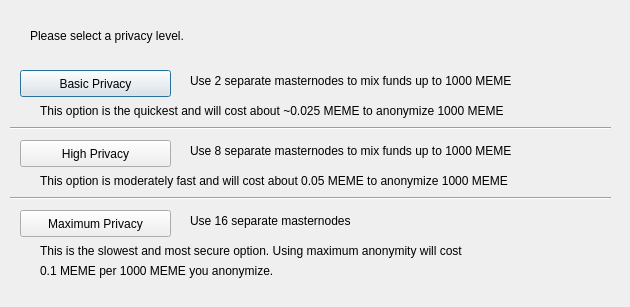
<?xml version="1.0" encoding="UTF-8"?>
<ui version="4.0">
 <class>DarksendConfig</class>
 <widget class="QDialog" name="DarksendConfig">
  <property name="geometry">
   <rect>
    <x>0</x>
    <y>0</y>
    <width>630</width>
    <height>307</height>
   </rect>
  </property>
  <property name="windowTitle">
   <string>Configure Smugsend</string>
  </property>
  <widget class="QPushButton" name="buttonBasic">
   <property name="geometry">
    <rect>
     <x>20</x>
     <y>70</y>
     <width>151</width>
     <height>27</height>
    </rect>
   </property>
   <property name="text">
    <string>Basic Privacy</string>
   </property>
  </widget>
  <widget class="QPushButton" name="buttonHigh">
   <property name="geometry">
    <rect>
     <x>20</x>
     <y>140</y>
     <width>151</width>
     <height>27</height>
    </rect>
   </property>
   <property name="text">
    <string>High Privacy</string>
   </property>
  </widget>
  <widget class="QPushButton" name="buttonMax">
   <property name="geometry">
    <rect>
     <x>20</x>
     <y>210</y>
     <width>151</width>
     <height>27</height>
    </rect>
   </property>
   <property name="text">
    <string>Maximum Privacy</string>
   </property>
  </widget>
  <widget class="QLabel" name="label">
   <property name="geometry">
    <rect>
     <x>30</x>
     <y>20</y>
     <width>571</width>
     <height>31</height>
    </rect>
   </property>
   <property name="text">
    <string>Please select a privacy level.</string>
   </property>
  </widget>
  <widget class="QLabel" name="label_2">
   <property name="geometry">
    <rect>
     <x>190</x>
     <y>70</y>
     <width>421</width>
     <height>21</height>
    </rect>
   </property>
   <property name="text">
    <string>Use 2 separate masternodes to mix funds up to 1000 MEME</string>
   </property>
  </widget>
  <widget class="QLabel" name="label_3">
   <property name="geometry">
    <rect>
     <x>190</x>
     <y>140</y>
     <width>411</width>
     <height>21</height>
    </rect>
   </property>
   <property name="text">
    <string>Use 8 separate masternodes to mix funds up to 1000 MEME</string>
   </property>
  </widget>
  <widget class="QLabel" name="label_4">
   <property name="geometry">
    <rect>
     <x>190</x>
     <y>210</y>
     <width>421</width>
     <height>21</height>
    </rect>
   </property>
   <property name="text">
    <string>Use 16 separate masternodes</string>
   </property>
  </widget>
  <widget class="QLabel" name="label_6">
   <property name="geometry">
    <rect>
     <x>40</x>
     <y>100</y>
     <width>561</width>
     <height>21</height>
    </rect>
   </property>
   <property name="text">
    <string>This option is the quickest and will cost about ~0.025 MEME to anonymize 1000 MEME</string>
   </property>
  </widget>
  <widget class="QLabel" name="label_7">
   <property name="geometry">
    <rect>
     <x>40</x>
     <y>170</y>
     <width>561</width>
     <height>21</height>
    </rect>
   </property>
   <property name="text">
    <string>This option is moderately fast and will cost about 0.05 MEME to anonymize 1000 MEME</string>
   </property>
  </widget>
  <widget class="QLabel" name="label_8">
   <property name="geometry">
    <rect>
     <x>40</x>
     <y>240</y>
     <width>561</width>
     <height>21</height>
    </rect>
   </property>
   <property name="text">
    <string>This is the slowest and most secure option. Using maximum anonymity will cost</string>
   </property>
  </widget>
  <widget class="QLabel" name="label_9">
   <property name="geometry">
    <rect>
     <x>40</x>
     <y>260</y>
     <width>561</width>
     <height>21</height>
    </rect>
   </property>
   <property name="text">
    <string>0.1 MEME per 1000 MEME you anonymize.</string>
   </property>
  </widget>
  <widget class="Line" name="line">
   <property name="geometry">
    <rect>
     <x>10</x>
     <y>120</y>
     <width>601</width>
     <height>16</height>
    </rect>
   </property>
   <property name="orientation">
    <enum>Qt::Horizontal</enum>
   </property>
  </widget>
  <widget class="Line" name="line_2">
   <property name="geometry">
    <rect>
     <x>10</x>
     <y>190</y>
     <width>601</width>
     <height>16</height>
    </rect>
   </property>
   <property name="orientation">
    <enum>Qt::Horizontal</enum>
   </property>
  </widget>
 </widget>
 <resources/>
 <connections/>
</ui>
